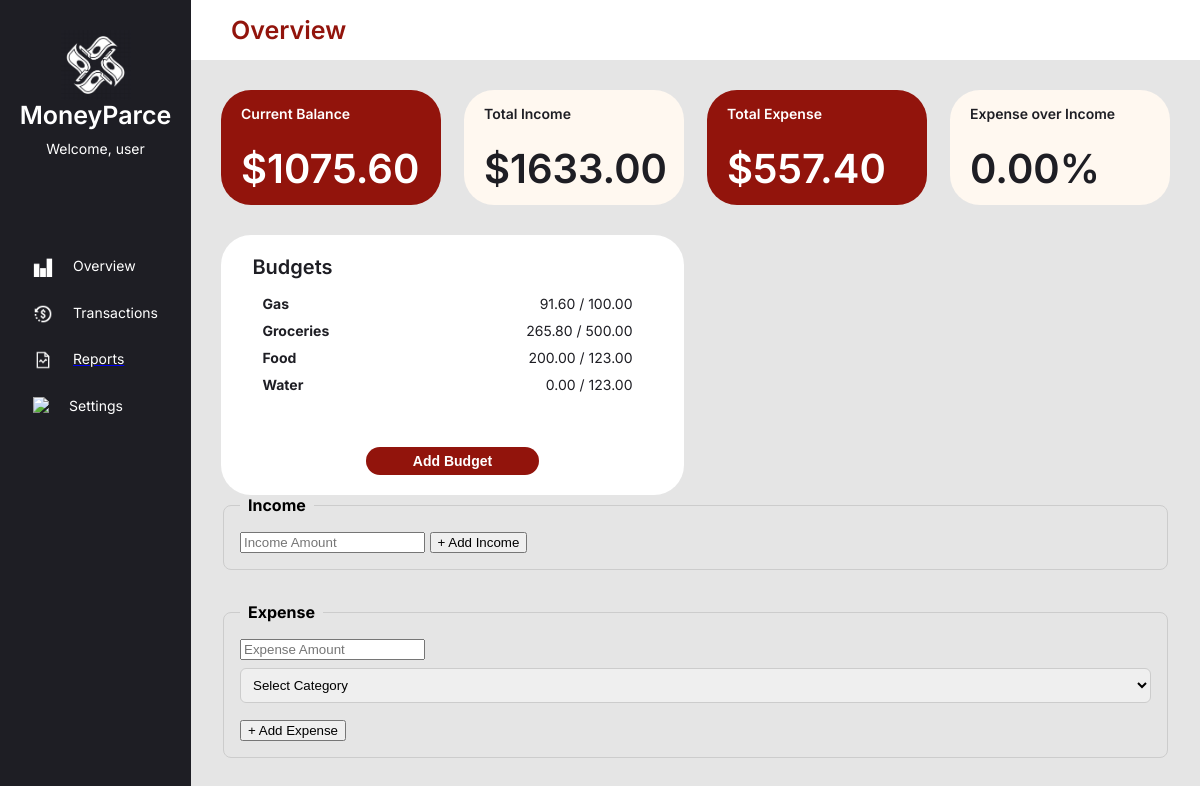
/dashboard/, run on the app's committed database.
### dashboard/models.py (models this page shows, shortened)
class Budget(models.Model):
    name = models.CharField(max_length=100)
    total_budget = models.DecimalField(max_digits=10, decimal_places=2)
    def expenses_total(self):
        result = self.expense_set.aggregate(total=Sum('amount'))['total']
        return result if result is not None else 0

### dashboard/views.py (the view, shortened to what this page needs)
# urls.py: path('', views.dashboard_view, name='dashboard.index'),
def dashboard_view(request):
    total_income = sum(item.amount for item in Income.objects.all())
    total_expenses = sum(item.amount for item in Expense.objects.all())
    remaining_balance = total_income - total_expenses
    budgets = Budget.objects.all().order_by('id')
    context = {
        'total_income': total_income,
        'total_expenses': total_expenses,
        'remaining_balance': remaining_balance,
        'budgets': budgets,
    }
    return render(request, 'dashboard/dashboard.html', context)

### dashboard/templates/dashboard/dashboard.html (shortened to what this page needs)
<!DOCTYPE html>
<html>
{% load static %}
<head>
  <link rel="stylesheet"
        type="text/css"
        href="{% static 'css/style.css' %}" />
</head>
<body>
  <div class="sideBar">
    <div class="sideBarHeader">
      <img src="{% static 'img/logo.png' %}" style="height: 70px" />
      <div id="LogoName">MoneyParce</div>
      <div class="sideBarText">Welcome, user</div>
    </div>
    <div class="navigator">
      <div class="navDiv">
        <img src="{% static 'img/overview.png' %}" style="height: 20px; margin-right: 20px;" />
        <div class="sideBarText">Overview</div>
      </div>
      <div class="navDiv">
        <img src="{% static 'img/tran.png' %}" style="height: 20px; margin-right: 20px;" />
        <div class="sideBarText">Transactions</div>
      </div>
      <a href="{% url 'budget_summary' %}">
        <div class="navDiv">
          <img src="{% static 'img/report.png' %}" style="height: 20px; margin-right: 20px;" />
          <div class="sideBarText">Reports</div>
        </div>
        </a>
      <div class="navDiv">
        <img src="{% static 'img/settings.png' %}" style="height: 20px; margin-right: 20px;" />
        <div class="sideBarText">Settings</div>
      </div>
    </div>
  </div>
  <div class="mainWrapper">
    <div class="header">
      <div class="pageTitle">Overview</div>
    </div>
    <div class="innerWrapper">
    <div class="totalContainer">
      <div class="totalRed">
        <div class="totalTitle">Current Balance</div>
        <div class="totalText">${{ remaining_balance }}</div>
      </div>
      <div class="totalBeige">
        <div class="totalTitle">Total Income</div>
        <div class="totalText">${{ total_income }}</div>
      </div>
      <div class="totalRed">
        <div class="totalTitle">Total Expense</div>
        <div class="totalText">${{ total_expenses }}</div>
      </div>
      <div class="totalBeige">
        <div class="totalTitle">Expense over Income</div>
        <div class="totalText">0.00%</div>
      </div>
    </div>
    <div class="whiteBox">
      <div class="whiteBoxTitle">Budgets</div>
      <ul class="budgetList">
        {% for budget in budgets %}
        <div class="budgetListDiv">
          <div><strong>{{ budget.name }}</strong></div>
          <div>{{ budget.expenses_total|floatformat:2 }} / {{ budget.total_budget }}</div>
        </div>
        {% empty %}
          <div class="totalText">No budgets created yet.</div>
        {% endfor %}
      </ul>
      <button type="button" class="add-budget-btn" onclick="toggleBudgetForm()">Add Budget</button>
    </div>
        <form method="POST">
          <fieldset>
            <legend>Income</legend>
            <input type="text" name="income_amount" placeholder="Income Amount">
            <button type="submit" name="submit_income">+ Add Income</button>
          </fieldset>
          <fieldset>
            <legend>Expense</legend>
            <input type="text" name="expense_amount" placeholder="Expense Amount">
            <select name="expense_budget">
              <option value="">Select Category</option>
            </select>
            <button type="submit" name="submit_expense">+ Add Expense</button>
          </fieldset>
        </form>
      </div>
    </div>
</body>
</html>

### dashboard/static/css/style.css (style rules this page uses)
body { font-family: "Inter"; background-color: #E5E5E5; display: flex; flex-direction: row; margin:0px }
.sideBar { background-color: #1E1E24; display:flex; flex-direction: column; align-items: center; color: white; width: 225px; }
.sideBarHeader { display: flex; flex-direction: column; align-items: center; justify-content: center; margin-top: 30px; margin-bottom: 100px; }
#LogoName { font-size: 25px; font-weight: 600; margin-bottom: 10px; }
.sideBarText { font-size: 14px; color: white; text-decoration: none; }
.navigator { height: 160px; display:flex; flex-direction: column; justify-content: space-between; align-items: flex-start; }
.navDiv { display:flex; flex-direction: row; justify-content: center; align-items: flex-start; }
.header { background-color: white; height: 60px; display: flex; flex-direction: row; align-items: center; }
.pageTitle { font-weight: 600; font-size: 25px; color:#92140C; margin-left: 40px; }
.innerWrapper { padding: 30px; }
.totalContainer { display: flex; flex-direction: row; align-items: center; justify-content: space-between; margin-bottom: 30px; width: 949px; }
.totalRed { width: 220px; height: 115px; border-radius: 30px; background-color: #92140C; color: white; font-weight: 600; display:flex; flex-direction: column; }
.totalBeige { width: 220px; height: 115px; border-radius: 30px; background-color: #FFF8F0; color: #1E1E24; font-weight: 600; display:flex; flex-direction: column; }
.totalTitle { margin-top: 15px; margin-bottom: 22px; padding-left: 20px; font-size: 14px; }
.totalText { padding-left: 20px; font-size: 40px; }
.whiteBox { background-color: white; color: #1E1E24; border-radius: 30px; width: 463px; height: 260px; display:flex; flex-direction: column; align-items: center; }
.whiteBoxTitle { font-size: 20px; font-weight: 600; margin-top: 20px; margin-right: 320px; }
.budgetList { height: 180px; width: 370px; margin-right: 50px; }
.budgetListDiv { font-size: 14px; margin-bottom: 10px; display:flex; flex-direction: row; justify-content: space-between; align-items: center; }
.add-budget-btn { width: 173px; height: 36px; font-size:14px; font-weight:600; background-color: #92140C; color: white; border-radius: 30px; border: none; cursor: pointer; margin-bottom: 20px; }
fieldset { border: 1px solid #ccc; padding: 1rem; border-radius: 8px; margin-bottom: 2rem; }
legend { font-weight: bold; padding: 0 0.5rem; }
select { width: 100%; padding: 0.5rem; margin-top: 0.5rem; margin-bottom: 1rem; border: 1px solid #ccc; border-radius: 6px; }

### data on the page
Budget: name "Gas", expenses_total "91.60", total_budget "100.00"
Budget: name "Groceries", expenses_total "265.80", total_budget "500.00"
Budget: name "Food", expenses_total "200.00", total_budget "123.00"
Budget: name "Water", expenses_total "0.00", total_budget "123.00"

### other printed values
{{ remaining_balance }} "1075.60"
{{ total_income }} "1633.00"
{{ total_expenses }} "557.40"
